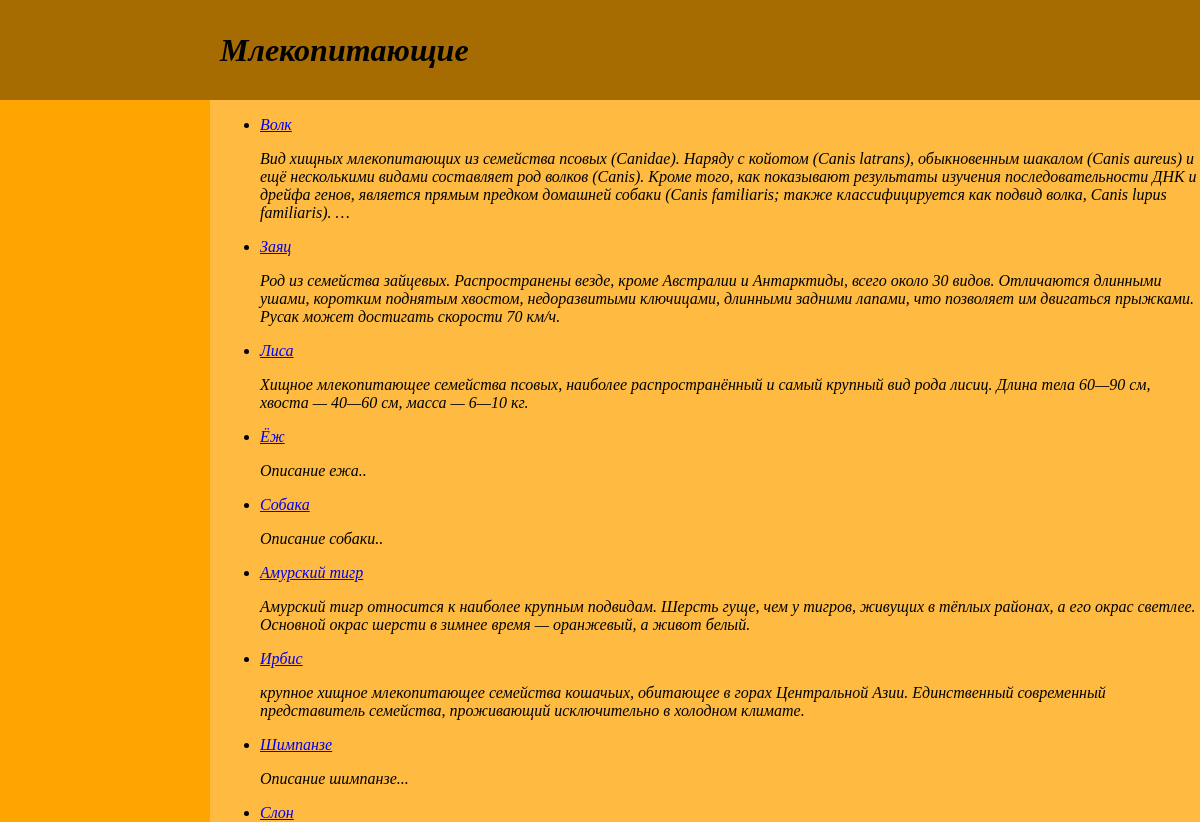
/earth/mlekopitaushie/, run on an earlier commit of the app's database.
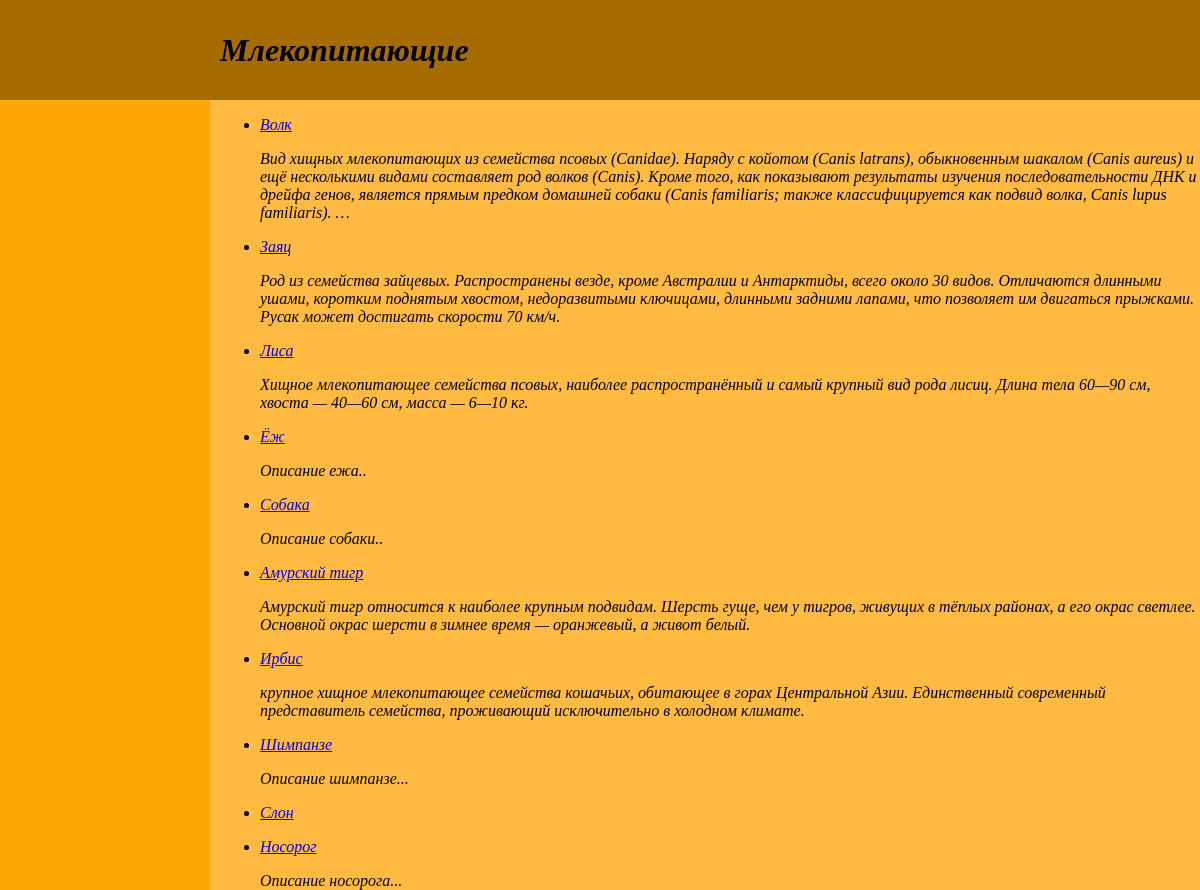
And on a later commit of the database.
### earth/models.py (models this page shows, shortened)
class Earth(models.Model):
    class Status(models.IntegerChoices):
        USUAL = 0, 'Распространенное'
        RARE = 1, 'Редкое'
    class Meta:
        verbose_name = 'Наземные обитатели'
        verbose_name_plural = 'Наземные обитатели'
    objects = models.Manager()
    redbook = RedBookAnimal()
    page_name = models.CharField(max_length=255, default='earth', verbose_name="Слаг")
    animal = models.CharField(max_length=255, verbose_name="Имя животного")
    content = models.TextField(blank=True, verbose_name="Текст о животном")
    time_create = models.DateTimeField(auto_now_add=True, verbose_name="Время создания")
    time_update = models.DateTimeField(auto_now=True, verbose_name="Время изменения")
    is_red_book = models.BooleanField(choices=tuple(map(lambda x: (bool(x[0]), x[1]), Status.choices)),
                                      default=Status.USUAL, verbose_name="Красная книга")
    class_of_animal = models.ForeignKey('Earth_Kinds', on_delete=models.PROTECT, null=True,
                                        verbose_name="Класс животного")
    unique_fact = models.OneToOneField('Earth_Facts', on_delete=models.SET_NULL, null=True, blank=True,
                                       related_name='fact', verbose_name="Факт о животном")
    tags = models.ManyToManyField('EarthTags', blank=True, related_name='tags', verbose_name="Теги")

### earth/views.py (the view)
# urls.py: path('<slug:cat_slug>/', views.show_cats),
def show_cats(request, cat_slug):
    cat = get_object_or_404(Earth_Kinds, slug=cat_slug)
    data_animal = {'title': f'Класс: {cat.name}',
             'header': cat.name,
             'content': Earth.objects.filter(class_of_animal=cat.id)
             }
    return render(request, 'earth/earth_animals.html', data_animal)

### earth/templates/earth/earth_animals.html
{% extends 'animal_base_list.html' %}

### templates/animal_base_list.html (shortened to what this page needs)
<html lang="en">
{% load static %}
<head>
    <link type="text/css" href="{% static 'css/all_pages/styles.css' %}" rel="stylesheet"/>
</head>
<body>
<div class="header">
    <h1>{{header}}</h1>
</div>
<div class="content">
<ul>
        {% for items in content %}
        <li>
               <p><a href="{{items.page_name}}/">{{items.animal}}</a></p>
               <p>{{items.content|truncatewords:50}}</p>
        </li>
        {% endfor %}
</ul>
    </div>
<div class="sidebar"></div>
</body>
</html>

What changed in the data, as far as the page shows it:
added Earth: animal "Носорог", content "Описание носорога..."
